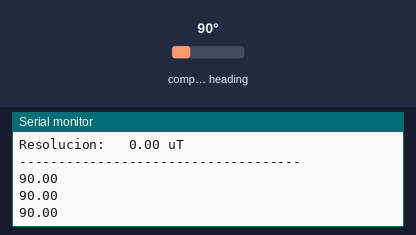
This sketch was run on a simulated Arduino Uno, built with avr-gcc and run on an emulated ATmega328P. On the bench: the last lines printed to the serial monitor. Inputs (shaded band) come from the test bench; at power-on: compass heading 90°.

Above: at 1.8 s.
1.9 s: compass heading set to 7°
At 2.6 s:
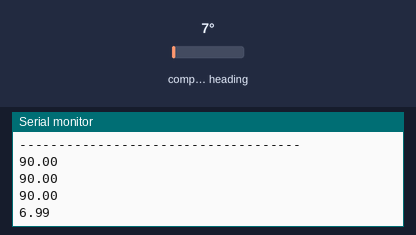
3.4 s: compass heading set to 180°
At 4.1 s:
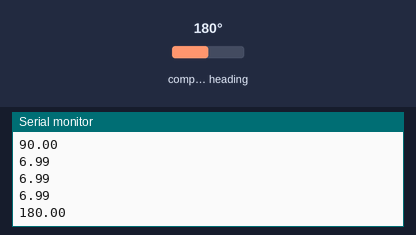
Timing chart, 0 to 6.4 s (numbered marks = the images above; inputs shaded):
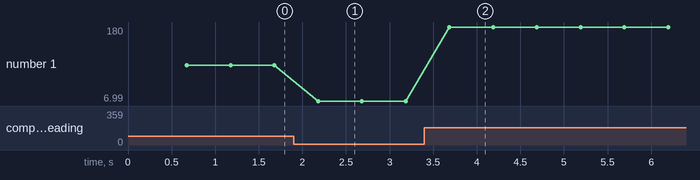

The sketch:

BRUJULA.ino
```cpp
#include <Wire.h>
#include <Adafruit_Sensor.h>
#include <Adafruit_HMC5883_U.h>
Adafruit_HMC5883_Unified mag = Adafruit_HMC5883_Unified(1032);
void displaySensorDetails(void)
{
  sensor_t sensor;
  mag.getSensor(&sensor);
  Serial.println("------------------------------------");
  Serial.print  ("Sensor:       "); Serial.println(sensor.name);
  Serial.print  ("Driver Ver:   "); Serial.println(sensor.version);
  Serial.print  ("ID unica:    "); Serial.println(sensor.sensor_id);
  Serial.print  ("Valor Maximo:    "); Serial.print(sensor.max_value); Serial.println(" uT");
  Serial.print  ("Valor Minimo:    "); Serial.print(sensor.min_value); Serial.println(" uT");
  Serial.print  ("Resolucion:   "); Serial.print(sensor.resolution); Serial.println(" uT");
  Serial.println("------------------------------------");
  Serial.println("");
  delay(500);
}
void setup(void)
{
  Serial.begin(9600);
  Serial.println("Magnetometro HMC5883 Test "); Serial.println("");
  if(!mag.begin())
  {
    Serial.println("Ooops,no se ha detectado el HMC5883 ... revisa las conexiones!");
    while(1);
  }
  displaySensorDetails();
}
void loop(void)
{
  sensors_event_t event;
  mag.getEvent(&event);
  float muestra = atan2(event.magnetic.y, event.magnetic.x);
  float declinacionAngulo = -0.12;
  //muestra += declinacionAngulo;

  // corrige los valores negativos
  if(muestra < 0){
    muestra += 2*PI;
  }
  // Comprueba si hay error debido a la adición de la declinación.
  //if(muestra > 2*PI)
  //  muestra -= 2*PI;
  // Convierte los radianes a grados
  float muestraangulo = muestra * 180/M_PI;
   Serial.println(muestraangulo);
  delay(500);
  /*
  if (muestraangulo > 350){
    Serial.print("NORTH"); Serial.println(muestraangulo);
  delay(500);
  }
  if (muestraangulo <= 15){
    Serial.print("NORTH"); Serial.println(muestraangulo);
  delay(500);
  }
  if (muestraangulo > 15 && muestraangulo <= 75){
    Serial.print("NORTH/EAST"); Serial.println(muestraangulo);
  delay(500);
  }
  if (muestraangulo > 75 && muestraangulo <= 105){
    Serial.print("EAST"); Serial.println(muestraangulo);
    delay(500);
  }
   if (muestraangulo > 105 && muestraangulo <= 165){
    Serial.print("SOUTH/EAST"); Serial.println(muestraangulo);
    delay(500);
  }
  if(muestraangulo > 165 && muestraangulo <= 195){
    Serial.print ("SOUTH"); Serial.println(muestraangulo);
    delay(500);
  }
  if(muestraangulo > 195 && muestraangulo <= 255){
    Serial.print ("SOUTH/WEST"); Serial.println(muestraangulo);
    delay(500);
  }
  if(muestraangulo > 255 && muestraangulo <= 285){
    Serial.print ("WEST"); Serial.println(muestraangulo);
    delay(500);
  }
  if(muestraangulo > 285 && muestraangulo <= 350){
    Serial.print ("NORTH/WEST"); Serial.println(muestraangulo);
  delay(500);
  }
 */
}
```

Measured:
- after the input at 1.9 s, the serial monitor: prints a new line after 0.28 s (image 1)
- after the input at 3.4 s, the serial monitor: prints a new line after 0.29 s (image 2)
- plotted number 1: 90 → 6.99 after the input at 1.9 s, 6.99 → 180 after the input at 3.4 s
